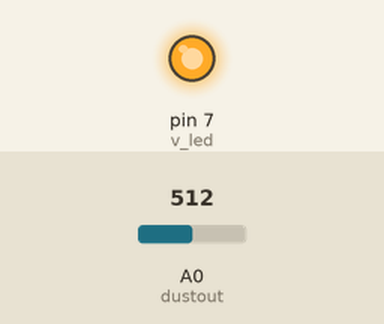
A sketch run on a simulated Arduino Uno, built with avr-gcc and run on an emulated ATmega328P. On the bench: output pins drawn as LEDs (lit = HIGH). Inputs (shaded band) come from the test bench; at power-on: A0 (dustout) = 512. What the sketch prints to the serial monitor is not drawn.

Above: at 0.1 s.
Timing chart, 0 to 1.6 s (numbered marks = the images above):
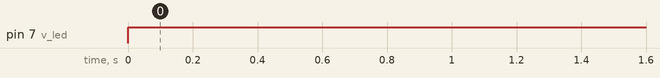

Measured:
- by itself, pin 7 (v_led): LOW → HIGH at 0.00 s

The sketch:

Dustsensor.ino
```cpp
/*
미세 먼지 센서 값 출력
http://www.devicemart.co.kr/
*/

// 미세 먼지 없을 때 초기 V 값 0.35
// 공기청정기 위 등에서 먼지를 가라앉힌 후 voltage값 개별적으로 측정 필요
#define no_dust 0.35

// 아두이노 - 미세 먼지 센서 연결
int dustout=A0;
int v_led=7;

// 센서로 읽은 값 변수 선언
float vo_value=0;

// 센서로 읽은 값을 전압으로 측정 변수
float sensor_voltage=0;

// 실제 미세 먼지 밀도 변수
float dust_density=0;

void setup()
{
 Serial.begin(9600); // 통신 속도 9600bps로 시리얼 통신 시작
 pinMode(v_led,OUTPUT); // 적외선 led 출력으로 설정
}

void loop()
{

 // 미세 먼지 센서 동작
 digitalWrite(v_led,LOW); // 적외선 LED ON
 delayMicroseconds(280); // 280us동안 딜레이
 vo_value=analogRead(dustout); // 데이터를 읽음
 delayMicroseconds(40); // 320us - 280us
 digitalWrite(v_led,HIGH); // 적외선 LED OFF
 delayMicroseconds(9680); // 10ms(주기) -320us(펄스 폭) 한 값

 sensor_voltage=get_voltage(vo_value);
 dust_density=get_dust_density(sensor_voltage);

  Serial.print("value = ");
  Serial.println(vo_value);
  Serial.print("Voltage = ");
  Serial.print(sensor_voltage);
  Serial.println(" [V]");
  Serial.print("Dust Density = ");
  Serial.print(dust_density);
  Serial.println(" [ug/m^3]");

  delay(1000);
}

float get_voltage(float value)
{
 // 아날로그 값을 전압 값으로 바꿈
 float V= value * 5.0 / 1024;
 return V;
}

float get_dust_density(float voltage)
{
 // 데이터 시트에 있는 미세 먼지 농도(ug) 공식 기준
 float dust=(voltage-no_dust) / 0.005;
 return dust;
}
```
